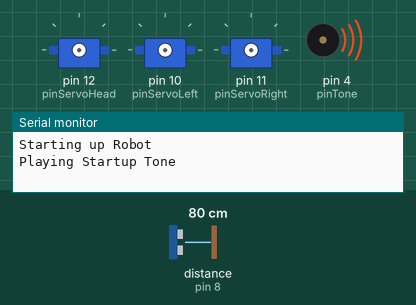
A sketch run on a simulated Arduino Uno, built with avr-gcc and run on an emulated ATmega328P. On the bench: 3 × servo, buzzer (waves = sounding), the last lines printed to the serial monitor. Wiring (inferred from the names in the program): ultrasonic range finder: trigger pin 8; echo pin 8. The test bench sets the inputs (shaded band); at power-on: distance to the obstacle (sensor on pin 8) 80 cm. The echo pulse lasts 58.3 µs per cm.

Above: at 0.1 s.
At 1.6 s:
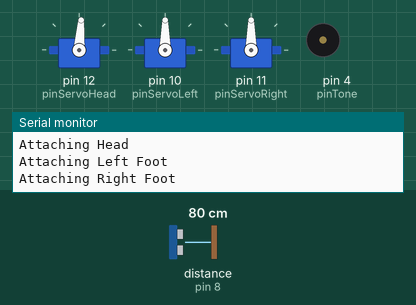
1.7 s: distance to the obstacle (sensor on pin 8) set to 39 cm
3.6 s: distance to the obstacle (sensor on pin 8) set to 32 cm
At 5.1 s:
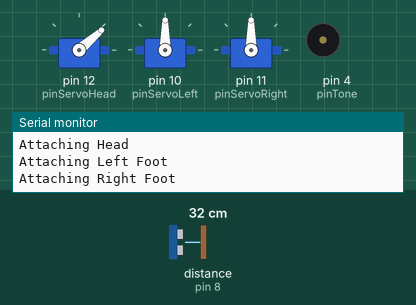
Timing chart, 0 to 6.6 s (numbered marks = the images above; inputs shaded):
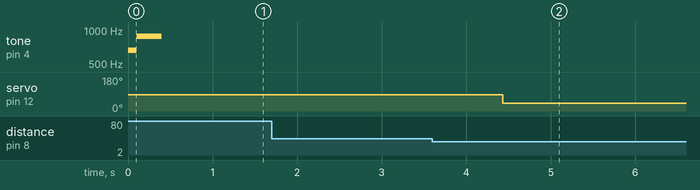

Measured:
- the behaviour switches between 35 and 34 cm on distance to the obstacle (sensor on pin 8) (found by bisection; images 1 and 2)
- after the input at 1.7 s, every drawn part: stays the same
- after the input at 3.6 s, servo on pin 12 (pinServoHead): 86° → 41° after 0.83 s

The sketch:

BoebotPing.ino
```cpp
// (licence header left out)
// Include servo library
#include <Servo.h>

// include the SoftwareSerial library so we can use it to talk to the Emic 2 module
#include <SoftwareSerial.h>

/*
----------------------------------------------------------------------
	CONFIGURATION VARIABLES ( CHANGE THESE TO MEET YOUR NEEDS )
----------------------------------------------------------------------
*/

// Whether or not to enable debugging
bool debug = true;

/* Serial Baudrate */
long unsigned int serialBaudrate = 57600;
long unsigned int serialBaudrateTextToSpeech = 9600;

/* Setup some octaves for Tone ( Key of A - octave1[0] = A1, octave1[1] = A1# ) */
int octave1[] = { 440, 477, 513, 550, 587, 623, 660, 697, 733, 770, 807, 843 };
int octave2[] = { 880, 917, 953, 990, 1027, 1063, 1100, 1137, 1173, 1210, 1247, 1283 };
int octave3[] = { 1320, 1357, 1393, 1430, 1467, 1503, 1540, 1577, 1613, 1650, 1687, 1723 };
int octave4[] = { 1760, 1797, 1833, 1870, 1907, 1943, 1980, 2017, 2053, 2090, 2126, 2163 };
int octave5[] = { 2200, 2237, 2273, 2310, 2347, 2383, 2420, 2457, 2493, 2530, 2567, 2603 };

/* Define Servo Measures */
int leftSpeed = 1500;
int rightSpeed = 1500;

/* Head Offset ( cant always mount on 90 ) */
signed int headOffset = -4;

// Pin Numbers
//const int pinRx = 8;
//const int pinTx = 9;
const int pinTone = 4;
const int pinServoLeft = 10;
const int pinServoRight = 11;
const int pinServoHead = 12;
const int pinPingSensor = 8;

// Define Text to Speech Module Serial
//SoftwareSerial textToSpeechSerial(pinRx, pinTx);

/*
----------------------------------------------------------------------
	!!! YOU DO NOT NEED TO CHANGE ANYTHING BELOW HERE !!!
----------------------------------------------------------------------
*/

// Declare left, right & head servos
Servo servoLeft;
Servo servoRight;
Servo servoHead;

// establish variables for duration of the ping, and the distance result in inches and centimeters:
long duration;
double inches, cm;

/* Default Arduino Setup Function */
void setup()
{
	// Generic Serial to receive other Serial communications
	Serial.begin(serialBaudrate);

	if(debug)
	{
		Serial.println("Starting up Robot");
	}

	// Play Startup Sound
	startupTone();

	// Attach Header Servo & PING))) Sensor
	attachHead();

	// Attach Text to Speech Module
	//attachVoice();

	// Attach Left & Right Servos
	attachFeet();
}

/* Default Arduino Loop Function */
void loop()
{
	avoidHittingStuff();
}

/*
----------------------------------------------------------------------
	FUNCTIONS RELATED TO HEAD
----------------------------------------------------------------------
*/

/* Attach Text to Speech Module  */
void attachVoice()
{
	if(debug)
	{
		Serial.println("Attaching Voice");
	}

	// set the data rate for the SoftwareSerial port
	//textToSpeechSerial.begin(serialBaudrateTextToSpeech);

	//delay(100);

	// Get current settings
	//textToSpeechSerial.print('X');
	//textToSpeechSerial.print('\n');

	// When the Emic 2 has initialized and is ready, it will send a single ':' character, so wait here until we receive it
	//while (textToSpeechSerial.read() != ':');

	// Short delay
	//delay(10);

	// Flush the receive buffer
	//textToSpeechSerial.flush();
}

/* Attach Servos */
void attachHead()
{
	if(debug)
	{
		Serial.println("Attaching Head");
	}

	// Setup Servo Pins
	servoHead.attach(pinServoHead);

	// Move Head Servo to Center
	look(90);
}

/* Turn Head to this Angle */
void look(int angle)
{
	// Set angle and adjust for offset
	angle = (angle + headOffset);

	// Make sure angle is within limits
	angle = constrain(angle, 0, 180);

	// Left wheel counterclockwise
	servoHead.write(angle);
}

/* Read PING))) Sensor */
double readPingSensor(String unit)
{
	// The PING))) is triggered by a HIGH pulse of 2 or more microseconds.
	// Give a short LOW pulse beforehand to ensure a clean HIGH pulse:
	pinMode(pinPingSensor, OUTPUT);
	digitalWrite(pinPingSensor, LOW);
	delayMicroseconds(2);
	digitalWrite(pinPingSensor, HIGH);
	delayMicroseconds(5);
	digitalWrite(pinPingSensor, LOW);


	// The same pin is used to read the signal from the PING))): a HIGH
	// pulse whose duration is the time (in microseconds) from the sending
	// of the ping to the reception of its echo off of an object.
	pinMode(pinPingSensor, INPUT);
	duration = pulseIn(pinPingSensor, HIGH);

	// convert the time into a distance
	inches = microsecondsToInches(duration);
	cm = microsecondsToCentimeters(duration);

	delay(500);

	if(unit == "ms")
	{
		return duration;
	}
	else if(unit == "in")
	{
		return inches;
	}
	else if(unit == "cm")
	{
		return cm;
	}
}

/* Say Text */
void sayText(String text)
{
	// Stop any existing text that is playing
	//textToSpeechSerial.print('X');
	//textToSpeechSerial.print('\n');

	// Send the desired string to convert to speech
	//textToSpeechSerial.print('S');
	//textToSpeechSerial.print(text);
	//textToSpeechSerial.print('\n');

	// Wait here until the Emic 2 responds with a ":" indicating it's ready to accept the next command
	//while (textToSpeechSerial.read() != ':');

	// Short delay
	//delay(10);

	// Flush the receive buffer
	//textToSpeechSerial.flush();
}

/*
----------------------------------------------------------------------
	FUNCTIONS RELATED TO FEET
----------------------------------------------------------------------
*/

/* Attach Servos */
void attachFeet()
{
	// Setup Servo Pins
	if(servoLeft.attached() == false)
	{
		servoLeft.attach(pinServoLeft);

		if(debug)
		{
			Serial.println("Attaching Left Foot");
		}
	}
	else
	{
		if(debug)
		{
			Serial.println("Left Foot Already Attached");
		}
	}

	// Setup Servo Pins
	if(servoRight.attached() == false)
	{
		servoRight.attach(pinServoRight);

		if(debug)
		{
			Serial.println("Attaching Right Foot");
		}
	}
	else
	{
		if(debug)
		{
			Serial.println("Right Foot Already Attached");
		}
	}

}

/* Detach Servos */
void detachFeet()
{
	// Setup Servo Pins
	if(servoLeft.attached())
	{
		servoLeft.detach();

		if(debug)
		{
			Serial.println("Detaching Left Foot");
		}
	}
	else
	{
		if(debug)
		{
			Serial.println("Left Foot Already Detached");
		}
	}

	// Setup Servo Pins
	if(servoRight.attached())
	{
		servoRight.detach();

		if(debug)
		{
			Serial.println("Detaching Right Foot");
		}
	}
	else
	{
		if(debug)
		{
			Serial.println("Right Foot Already Detached");
		}
	}
}

void avoidHittingStuff()
{
	int distance = readPingSensor("ms");

	if(distance < 2000)
	{
		look(45);
	}
}

void move(int directionAngle, int speedPercent, int duration)
{
	// On standard servos a parameter value of
	// 1000 is fully counter-clockwise,
	// 2000 is fully clockwise, and
	// 1500 is in the middle.

	if(servoLeft.attached() && servoRight.attached() && speedPercent == 0)
	{
		detachFeet();
	}
	else if(servoLeft.attached() == false && servoRight.attached() == false)
	{
		attachFeet();
	}

	float percent = (float)speedPercent / 100.0;

	if(directionAngle == 0 || directionAngle == 360)
	{
		if(debug)
		{
			Serial.println("Going Forward");
		}

		leftSpeed = 1500 + ( 500 * percent);
		rightSpeed = 1500 - ( 500 * percent);
	}
	else if(directionAngle == 270)
	{
		if(debug)
		{
			Serial.println("Going Left");
		}

		leftSpeed = 1500;
		rightSpeed = 1500 - ( 500 * percent);
	}
	else if(directionAngle == 90)
	{
		if(debug)
		{
			Serial.println("Going Right");
		}

		leftSpeed = 1500 + ( 500 * percent);
		rightSpeed = 1500;
	}
	else if(directionAngle == 180)
	{
		if(debug)
		{
			Serial.println("Going Straight Backwards");
		}

		leftSpeed = 1500 - ( 500 * percent);
		rightSpeed = 1500 + ( 500 * percent);
	}
	else if((directionAngle >= 0 && directionAngle <= 90) || (directionAngle >= 270 && directionAngle <= 360))
	{
		if(debug)
		{
			Serial.println("Going Straight Forward");
		}

		//leftSpeed = 1500;
		//rightSpeed = 1500;
	}
	else if(directionAngle >= 270 && directionAngle <= 360)
	{
		if(debug)
		{
			Serial.println("Going Backwards");
		}
	}

	if(debug)
	{
		Serial.print("directionAngle: ");
		Serial.print(directionAngle);
		Serial.print(", speedPercent: ");
		Serial.print(speedPercent);
		Serial.print(", percent: ");
		Serial.print(percent);
		Serial.print(", leftSpeed: ");
		Serial.print(leftSpeed);
		Serial.print(", rightSpeed: ");
		Serial.print(rightSpeed);
		Serial.print(", duration: ");
		Serial.println(duration);
		Serial.println();
	}

	servoLeft.writeMicroseconds(leftSpeed);
	servoRight.writeMicroseconds(rightSpeed);

	delay(duration);
}

/*
----------------------------------------------------------------------
	MISC FUNCTIONS
----------------------------------------------------------------------
*/

/* Play Startup Tone */
void startupTone()
{
	if(debug)
	{
		Serial.println("Playing Startup Tone");
	}

	tone(pinTone, octave1[6], 100);
	delay(100);
	tone(pinTone, (int)octave2[0], 300);
	delay(300);
}

/* Convert Microseconds to Inches */
double microsecondsToInches(long microseconds)
{
	return ((microseconds / 73.746) / 2.0);
}

/* Convert Microseconds to Centimeters */
double microsecondsToCentimeters(long microseconds)
{
	return ((microseconds / 29.034) / 2.0);
}

/*
----------------------------------------------------------------------
	JUST FOR FUN FUNCTIONS
----------------------------------------------------------------------
*/

void sing()
{
	// Stop any existing text that is playing
	//textToSpeechSerial.print('X');
	//textToSpeechSerial.print('\n');

	// Sing a song
    //textToSpeechSerial.print("D1\n");
    //while (textToSpeechSerial.read() != ':');   // Wait here until the Emic 2 responds with a ":" indicating it's ready to accept the next command
}

void pimp()
{
	servoLeft.writeMicroseconds(2000);
	servoRight.writeMicroseconds(1000);

	delay(3000);

	detachFeet();

	look(145);

	sayText("Well, hello there.  I did not see you come in.");
	delay(1000);

	look(135);

	sayText("You sure are pretty.  How about a song?");

	delay(1000);

	sayText("Great! Here goes!");

	delay(1000);

	look(90);

	sing();

	delay(1000);

	look(135);

	sayText("Thanks. You are pretty amazing your self.");

	delay(1000);

	look(90);

	attachFeet();

	servoLeft.writeMicroseconds(2000);
	servoRight.writeMicroseconds(1000);

	delay(3000);

	detachFeet();
}
```
